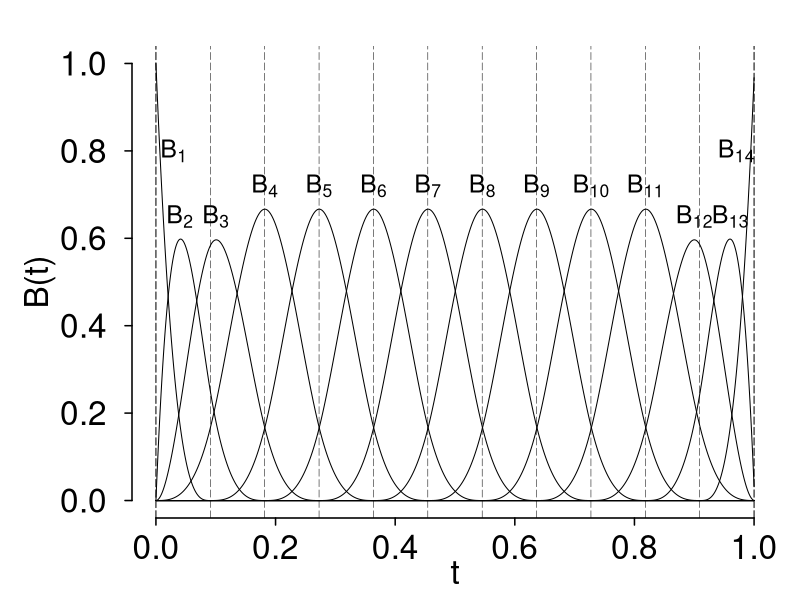

Generate this figure with R:
#
# title     : plotBSplineIllustration.R
# purpose   : Create an illustration plot of the B-splines, 3-rd degree
# author    : WD41, LRS/EPFL/PSI
# date      : September 2017
#
# Custom function --------------------------------------------------------------
spline_function <- function(x, knots, i, p)
{
    # number of basis functions
    if (p == 0)
    {
        if (knots[i] <= x && x < knots[i+1])
        {
            return(1)
        } else {
            return(0)
        }
    }
    else
    {
        y <- alpha(x, knots, i, p) * spline_function(x, knots, i, p - 1) +
            (1 - alpha(x, knots, i + 1, p)) * 
            spline_function(x, knots, i + 1, p - 1)
        return(y) 
    }
}

alpha <- function(x, knots, i, p) {
    if (knots[i] == knots[i+p])
    {
        return(0)
    } else
    {
        return((x - knots[i]) / (knots[i+p] - knots[i]))
    }
}

# Global Variables ------------------------------------------------------------
otpfullname <- c("./figures/plotBSplineIllustration.pdf")

# Graphic Parameters
fig_size <- c(10, 5)                 # width, height
margin   <- c(4, 6.5, 2.2, 1) + 0.1   # canvas margin (bot, left, top, right)
cex_axis <- 2.0     # Axis marker size
cex_lab  <- 2.0     # Axis label size
cex_main <- 3.0     # Main title size
tck_len  <- -0.35   # Tick length
cex_text <- 1.5     # Text annotation size
cex_lab_shift <- 1.25   # Shift of the axis label from the axis

# Set up knots ----------------------------------------------------------------
pdf(otpfullname, family = "CM Roman",
    width = fig_size[1], height = fig_size[2])
par(mfrow = c(1, 1), mar = margin, las = 1, oma = c(0, 0, 0, 0),
    bty = "n")
# Set up knots
knots_interior <- seq(0,1,length.out = 12)
knots <- c(0, 0, 0, knots_interior, 1.0, 1.0, 1.0)

# Set plotting canvas
plot(-1, -1, xlab = "", ylab = "",
     type = "n", axes = FALSE, ylim = c(0, 1), xlim = c(0, 1))
# Set Axis, Ticks and Labels
# x-axis
axis(side = 1, lwd = 1.5,
     at = c(0, 0.2, 0.4, 0.6, 0.8, 1.0), 
     mgp = c(3, cex_lab_shift, 0), 
     tcl = tck_len, cex.axis = cex_axis)
title(xlab = "t", mgp = c(2.5, 0, 0), cex.lab = cex_lab)
# y-axis
axis(side = 2, lwd = 1.5,
     at = c(0, 0.2, 0.4, 0.6, 0.8, 1.0), 
     mgp = c(2, cex_lab_shift, 0), 
     tcl = tck_len, 
     cex.axis = cex_axis)
title(ylab = "B(t)", mgp = c(4.0, 0, 0), cex.lab = cex_lab)
# Plot each B-Spline function
for (i in 1:14)
{
    x_tests <- c()
    for (j in seq(0,0.999,length.out = 1000))
    {
        x_tests <- c(x_tests, spline_function(j, knots, i, 3))
    }
    lines(seq(0,1,length.out = 1000), x_tests)    
}
# Plot vertical lines indicating knots
for (i in 2:11)
{
    abline(v=knots_interior[i], lty = 5, lwd = 0.5)
}
abline(v=knots_interior[1], lty = 5, lwd = 1)
abline(v=knots_interior[12], lty = 5, lwd = 1)
# Text Annotation
text(0.03, 0.8, expression(B[1]), cex = cex_text)
text(0.04, 0.65, expression(B[2]), cex = cex_text)
text(0.10, 0.65, expression(B[3]), cex = cex_text)
expression(substitute("B[",i,"]"))
for (i in 4:11)
{
    text(knots_interior[i-1], 0.72, bquote(B[.(i)]), cex = cex_text)
}
text(0.9, 0.65, expression(B[12]), cex = cex_text)
text(0.96, 0.65, expression(B[13]), cex = cex_text)
text(0.97, 0.8, expression(B[14]), cex = cex_text)

dev.off()
